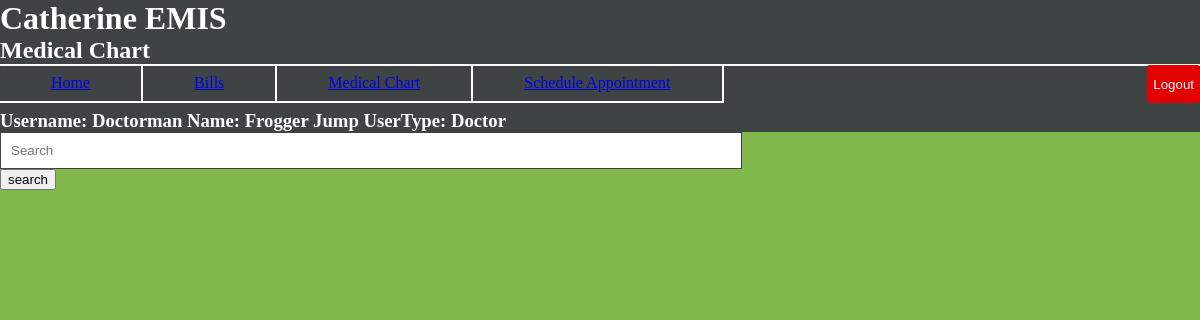
The page /MedicalInfo.php on the database its author committed.
### tables this page shows
CREATE TABLE IF NOT EXISTS `User` (
  `id` int(11) NOT NULL AUTO_INCREMENT,
  `first` varchar(100) NOT NULL,
  `last` varchar(100) NOT NULL,
  `username` varchar(100) NOT NULL,
  `password` varchar(100) NOT NULL,
  `type` varchar(2) NOT NULL,
  PRIMARY KEY (`id`)
);

### MedicalInfo.php (the view, shortened to what this page needs)
<!DOCTYPE html>
<html lang="en">
<?php
$mysqli = mysqli_connect("localhost", "root", "password", "CatherineEMIS");
if($_SESSION["update"] == false) {
    $patient = null;
}
?>
<head>
</head>
<body>
    <h1>Catherine EMIS</h1>
    <h2>Medical Chart</h2>
    <ul class="buttons_bar">
        <li class="buttons_in_bar"><a href="/CatherineEMIS/homepage.html">Home</a></li>
        <li class="buttons_in_bar"><a href="/CatherineEMIS/bills.html">Bills</a></li>
        <li class="buttons_in_bar"><a href="/CatherineEMIS/MedicalChart.html">Medical Chart</a></li>
        <li class="buttons_in_bar"><a href="/CatherineEMIS/scheduleAppointment.html">
                Schedule Appointment
        </a></li>
    <button type="submit" class="logout_button out" value="Logout">Logout</button>
    </ul>
<?php
    $CurrUser = $_SESSION["username"];
    $personID = $mysqli->query("SELECT id FROM User WHERE username = '$CurrUser'")->fetch_object()->id;
    $firstName = $mysqli->query("SELECT first FROM User WHERE username = '$CurrUser'")->fetch_object()->first;
    $lastName = $mysqli->query("SELECT last FROM User WHERE username = '$CurrUser'")->fetch_object()->last;
    $userType = $mysqli->query("SELECT type FROM User WHERE username = '$CurrUser'")->fetch_object()->type;
    if($userType == 'U') {
        $type = "Patient";
        $searchMedRec = $mysqli->query("SELECT * FROM MedicalChart WHERE person_id = '$personID'");
        $medChart = $searchMedRec->fetch_object();
        $doctorID = $medChart->doctor_id;
        $doctorFirst = $mysqli->query("SELECT first FROM User WHERE id = '$doctorID'")->fetch_object()->first;
        $doctorLast = $mysqli->query("SELECT last FROM User WHERE id = '$doctorID'")->fetch_object()->last;
        echo "<h3><br></br>Username: $CurrUser Name: $firstName $lastName UserType: $type</h3>";
        echo "<div class =\"container\">
            <h3>Your Medical Chart:</h3>
            <p> Doctor: Dr. $doctorFirst, $doctorLast </p>
            <p> Blood Pressure:  $medChart->blood_press </p>
            <p>Last Vitals Date: $medChart->vitals_date</p>
            <p> Weight: $medChart->weight </p>
            <p> Height: $medChart->height </p>
            <p> Temp: $medChart->temp</p>
            <p> Blood Sugar: $medChart->blood_sugar</p>
            <p> Diagnosis: $medChart->diagnosis</p>
            <p> Prescription: $medChart->treatment</p>
            <p> Diagnosis: $medChart->prescription</p>
            <p> Diagnosis: $medChart->lab_test</p>
        </div>";
    } elseif ((($userType == 'D') || ($userType == 'N'))) {
        if ($userType == 'N') {
            $type = "Nurse";
        } else {
            $type = "Doctor";
        }
        echo "<h3><br></br>Username: $CurrUser Name: $firstName $lastName UserType: $type</h3>";
        echo "<form  action =\"\" method = \"GET\" >
                <input type = \"text\" name=\"query\" placeholder=\"Search\"/><br>
                <input type=\"submit\" value=\"search\"/>
                </form>";
    }
?>
</body>
</html>

### MedicalInfo.php (style rules this page uses)
body { margin: 0; padding: 0; background-color: #82b74b; }
h1 { margin: 0; background-color: #3e4444; color: white; font-family: "Trebuchet MS"; text-align: left; }
h2 { margin: 0; background-color: #3e4444; color: white; font-family: "Trebuchet MS"; text-align: left; }
h3 { margin: 0; background-color: #3e4444; color: white; font-family: "Trebuchet MS"; text-align: left; }
input[type=text] { width: 60%; padding: 10px; resize: vertical; border: 1px solid #3e4444; font-size-adjust: inherit; }
.logout_button { background-color: #e20000; color: white; border: medium none; border-radius: 3px; font-size-adjust: inherit; }
.out { text-align: center; float: right; height: 38px; }
.buttons_bar { list-style-type: none; margin: 0; padding: 0; width: 100%; background-color: #3e4444; border-radius: 5px; border-bottom: solid #ffffff 1px; }
.buttons_in_bar { display: inline-block; padding: 9px 51px; border-right: 2px solid #ffffff; border-bottom: 2px solid #ffffff; text-align: center; font-weight: normal; float: left; color: white; }

### rows shown on the page
user: first "Frogger", last "Jump", type "Doctor"

### other values the page prints
$CurrUser "Doctorman"
